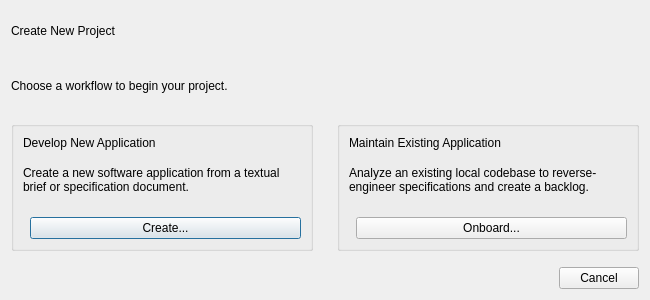
<?xml version="1.0" encoding="UTF-8"?>
<ui version="4.0">
 <class>NewProjectDialog</class>
 <widget class="QDialog" name="NewProjectDialog">
  <property name="geometry">
   <rect>
    <x>0</x>
    <y>0</y>
    <width>650</width>
    <height>300</height>
   </rect>
  </property>
  <property name="windowTitle">
   <string>Create New Project</string>
  </property>
  <property name="modal">
   <bool>true</bool>
  </property>
  <layout class="QVBoxLayout" name="verticalLayout">
   <property name="spacing">
    <number>16</number>
   </property>
   <item>
    <widget class="QLabel" name="headerLabel">
     <property name="text">
      <string>Create New Project</string>
     </property>
    </widget>
   </item>
   <item>
    <widget class="QLabel" name="instructionLabel">
     <property name="text">
      <string>Choose a workflow to begin your project.</string>
     </property>
    </widget>
   </item>
   <item>
    <layout class="QHBoxLayout" name="horizontalLayout">
     <property name="spacing">
      <number>24</number>
     </property>
     <item>
      <widget class="QGroupBox" name="greenfieldCard">
       <property name="title">
        <string/>
       </property>
       <layout class="QVBoxLayout" name="verticalLayout_2">
        <property name="spacing">
         <number>16</number>
        </property>
        <item>
         <widget class="QLabel" name="greenfieldTitleLabel">
          <property name="text">
           <string>Develop New Application</string>
          </property>
         </widget>
        </item>
        <item>
         <widget class="QLabel" name="greenfieldDescLabel">
          <property name="text">
           <string>Create a new software application from a textual brief or specification document.</string>
          </property>
          <property name="wordWrap">
           <bool>true</bool>
          </property>
         </widget>
        </item>
        <item>
         <spacer name="verticalSpacer">
          <property name="orientation">
           <enum>Qt::Vertical</enum>
          </property>
         </spacer>
        </item>
        <item>
         <layout class="QHBoxLayout" name="horizontalLayout_2">
          <item>
           <spacer name="horizontalSpacer">
            <property name="orientation">
             <enum>Qt::Horizontal</enum>
            </property>
           </spacer>
          </item>
          <item>
           <widget class="QPushButton" name="createGreenfieldButton">
            <property name="text">
             <string>Create...</string>
            </property>
           </widget>
          </item>
         </layout>
        </item>
       </layout>
      </widget>
     </item>
     <item>
      <widget class="QGroupBox" name="brownfieldCard">
       <property name="title">
        <string/>
       </property>
       <layout class="QVBoxLayout" name="verticalLayout_3">
        <property name="spacing">
         <number>16</number>
        </property>
        <item>
         <widget class="QLabel" name="brownfieldTitleLabel">
          <property name="text">
           <string>Maintain Existing Application</string>
          </property>
         </widget>
        </item>
        <item>
         <widget class="QLabel" name="brownfieldDescLabel">
          <property name="text">
           <string>Analyze an existing local codebase to reverse-engineer specifications and create a backlog.</string>
          </property>
          <property name="wordWrap">
           <bool>true</bool>
          </property>
         </widget>
        </item>
        <item>
         <spacer name="verticalSpacer_2">
          <property name="orientation">
           <enum>Qt::Vertical</enum>
          </property>
         </spacer>
        </item>
        <item>
         <layout class="QHBoxLayout" name="horizontalLayout_3">
          <item>
           <spacer name="horizontalSpacer_2">
            <property name="orientation">
             <enum>Qt::Horizontal</enum>
            </property>
           </spacer>
          </item>
          <item>
           <widget class="QPushButton" name="onboardBrownfieldButton">
            <property name="text">
             <string>Onboard...</string>
            </property>
           </widget>
          </item>
         </layout>
        </item>
       </layout>
      </widget>
     </item>
    </layout>
   </item>
   <item>
    <widget class="QDialogButtonBox" name="buttonBox">
     <property name="orientation">
      <enum>Qt::Horizontal</enum>
     </property>
     <property name="standardButtons">
      <set>QDialogButtonBox::Cancel</set>
     </property>
     <property name="centerButtons">
      <bool>false</bool>
     </property>
    </widget>
   </item>
  </layout>
 </widget>
 <resources/>
 <connections/>
</ui>
